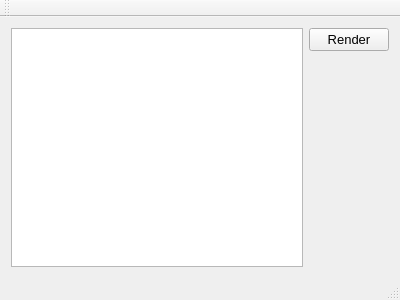
<?xml version="1.0" encoding="UTF-8"?>
<ui version="4.0">
 <class>MainWindow</class>
 <widget class="QMainWindow" name="MainWindow">
  <property name="geometry">
   <rect>
    <x>0</x>
    <y>0</y>
    <width>400</width>
    <height>300</height>
   </rect>
  </property>
  <property name="font">
   <font>
    <family>Segoe UI</family>
    <pointsize>10</pointsize>
   </font>
  </property>
  <property name="windowTitle">
   <string>MainWindow</string>
  </property>
  <widget class="QWidget" name="centralWidget">
   <layout class="QHBoxLayout" name="horizontalLayout">
    <item>
     <widget class="RenderView" name="graphicsView"/>
    </item>
    <item>
     <layout class="QVBoxLayout" name="verticalLayout">
      <item>
       <widget class="QPushButton" name="pushButton">
        <property name="text">
         <string>Render</string>
        </property>
       </widget>
      </item>
      <item>
       <spacer name="verticalSpacer">
        <property name="orientation">
         <enum>Qt::Vertical</enum>
        </property>
        <property name="sizeHint" stdset="0">
         <size>
          <width>20</width>
          <height>40</height>
         </size>
        </property>
       </spacer>
      </item>
     </layout>
    </item>
   </layout>
  </widget>
  <widget class="QMenuBar" name="menuBar">
   <property name="geometry">
    <rect>
     <x>0</x>
     <y>0</y>
     <width>400</width>
     <height>22</height>
    </rect>
   </property>
  </widget>
  <widget class="QToolBar" name="mainToolBar">
   <attribute name="toolBarArea">
    <enum>TopToolBarArea</enum>
   </attribute>
   <attribute name="toolBarBreak">
    <bool>false</bool>
   </attribute>
  </widget>
  <widget class="QStatusBar" name="statusBar"/>
 </widget>
 <layoutdefault spacing="6" margin="11"/>
 <customwidgets>
  <customwidget>
   <class>RenderView</class>
   <extends>QGraphicsView</extends>
   <header>renderview.h</header>
  </customwidget>
 </customwidgets>
 <resources/>
 <connections/>
</ui>
